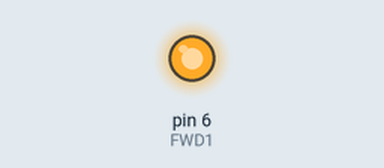
The sketch below on a simulated Arduino Uno, built with avr-gcc and run on an emulated ATmega328P. Parts: output pins drawn as LEDs (lit = HIGH).

Above: at 1.0 s.
At 3.0 s:
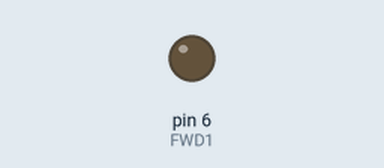
Timing chart, 0 to 5.2 s (numbered marks = the images above):
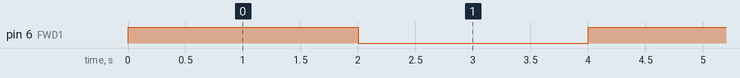

Measured:
- by itself, pin 6 (FWD1): alternates HIGH for 2.0 s and LOW for 2.0 s

The sketch:

bridgetest.ino
```cpp
/**
 * Group number: 28
 * Student 1:
 * Jente Hidskes, 4335732
 * Student 2:
 * Piet van Agtmaal, 4321278
 */

const int FWD1 = 6;

void setup() {
	pinMode(FWD1, OUTPUT);
}

void loop() {
	digitalWrite(FWD1, HIGH);
	delay(2000);
	digitalWrite(FWD1, LOW);
	delay(2000);
}
```
